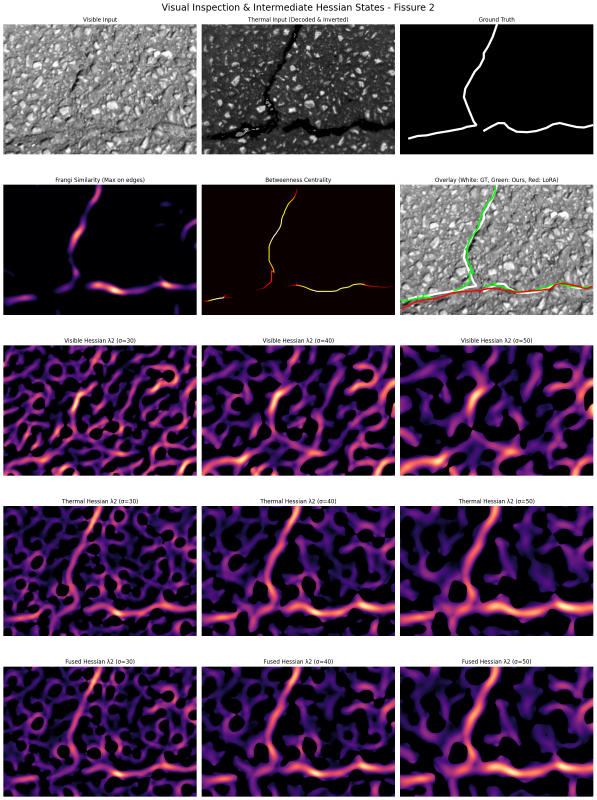
#> input picture ISPRS/CrackSAM/reference/presentations/2026-07-10-inria-cerema/figures/Fissure_2_comparison.png, 1790 x 2400 px (shown at 1/3 size)
$ python make_figures.py
#> lines starting #> are read from the running program, lines starting #| are printed output that depends on the picture
#!/usr/bin/env python3
"""Prépare les crops légers utilisés par la présentation.

Les figures sources restent les rapports et la présentation de référence du
dépôt. Les bornes des crops sont volontairement explicites afin que le PDF soit
reproductible sans dépendre des jeux de données locaux non versionnés.
"""

from __future__ import annotations

import shutil
from pathlib import Path

from PIL import Image


ROOT = Path(__file__).resolve().parents[5]
HERE = Path(__file__).resolve().parents[1]
OUT = HERE / "figures"


def copy_asset(source: Path, target_name: str) -> None:
    OUT.mkdir(parents=True, exist_ok=True)
    shutil.copy2(source, OUT / target_name)


def crop(source: Path, box: tuple[int, int, int, int], target_name: str) -> None:
    OUT.mkdir(parents=True, exist_ok=True)
    with Image.open(source) as image:
        panel = image.crop(box)
        panel.save(OUT / target_name, quality=95, optimize=True)


def crop_case_panels(source: Path, prefix: str) -> None:
    # Les rapports qualitatifs ont huit panneaux carrés sur un canevas 2160x360.
    # On conserve l'entrée, le GT, le prompt Frangi et les deux prédictions.
    bounds = {
        "input": (40, 100, 258, 318),
        "gt": (309, 100, 527, 318),
        "frangi": (844, 100, 1062, 318),
        "baseline": (1112, 100, 1330, 318),
        "guided": (1647, 100, 1865, 318),
    }
    for label, box in bounds.items():
        crop(source, box, f"{prefix}_{label}.jpg")


def main() -> None:
    reference = (
        ROOT
        / "ISPRS/CrackSAM/reference/presentations/2026-07-10-inria-cerema"
    )
    report = ROOT / "ISPRS/CrackSAM/results/frangi_milestone_report"

    # Illustrations de CrackSAM extraites du papier dans la présentation source.
    source_imgs = reference / "source/imgs"
    copy_asset(source_imgs / "sam_model_diagram.png", "sam_model_diagram.png")
    copy_asset(source_imgs / "extracted_p9_0.jpg", "cracksam_noise_curve.jpg")

    # Frangi-similarité et lecture graphe sur la fissure 2 de VT-GraF.
    comparison = reference / "figures/Fissure_2_comparison.png"
    crop(comparison, (5, 65, 585, 425), "find_visible.png")
#> in crop, image is the input picture: PIL image 1790x2400 RGBA; mean R, G, B, A 94.2, 78.7, 97.8, 255
#> in crop, `panel = image.crop(box)`:
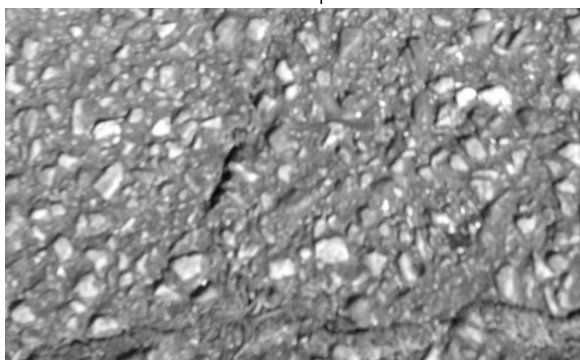
#> panel: PIL image 580x360 RGBA; mean R, G, B, A 147, 147, 147, 255
    crop(comparison, (5, 505, 585, 870), "find_similarity.png")
#> call 2 of crop, with box = (5, 505, 585, 870), target_name = 'find_similarity.png'
#> in crop (call 2), `panel = image.crop(box)`:
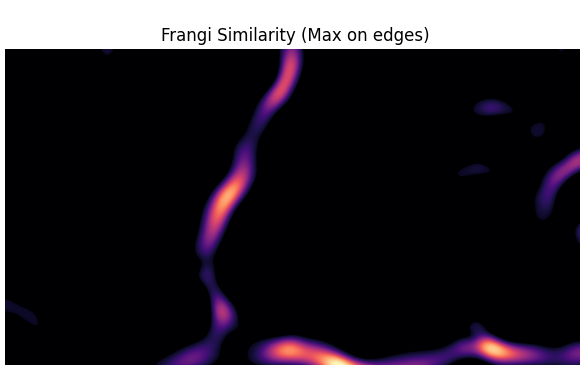
#> panel: PIL image 580x365 RGBA; mean R, G, B, A 42.2, 37.6, 45, 255
    crop(comparison, (600, 505, 1185, 870), "find_centrality.png")
#> call 3 of crop, with box = (600, 505, 1185, 870), target_name = 'find_centrality.png'
#> in crop (call 3), `panel = image.crop(box)`:
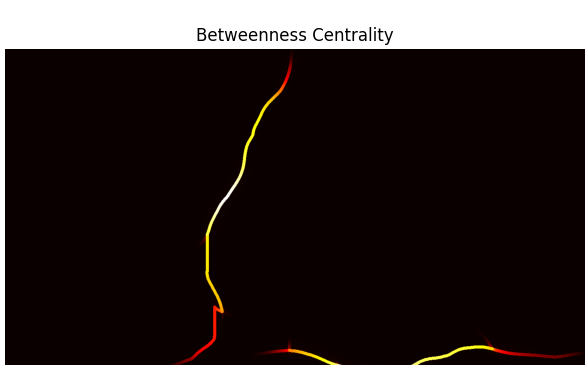
#> panel: PIL image 585x365 RGBA; mean R, G, B, A 45.8, 36.5, 35.5, 255

    # Cas appariés du rapport SAM 2. La sélection expose volontairement les
    # gains, les pertes et les cas stables/difficiles sur plusieurs domaines.
    cases = report / "figures/cases"
    crop_case_panels(
        cases / "road420/gain_frangi__2023_11_01_20_33_IMG_6353.jpg.jpg",
        "shadow_gain",
    )
#> call 4 of crop, with box = (40, 100, 258, 318), target_name = 'shadow_gain_input.jpg'
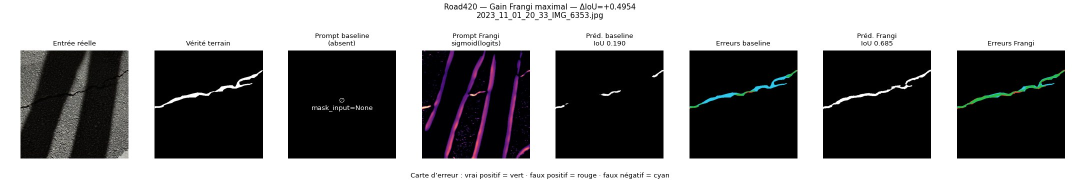
#> input picture ISPRS/CrackSAM/results/frangi_milestone_report/figures/cases/road420/gain_frangi__2023_11_01_20_33_IMG_6353.jpg.jpg, 2160 x 360 px (shown at 1/2 size)
#> in crop, image is the input picture: PIL image 2160x360 RGB; mean R, G, B 136, 135.5, 136.2
#> in crop (call 4), `panel = image.crop(box)`:
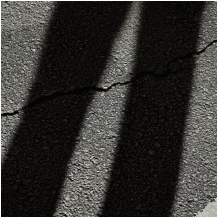
#> panel: PIL image 218x218 RGB; mean R, G, B 53.2, 52.4, 49.2
    crop_case_panels(
        cases / "road420/gain_baseline__2023_10_30_16_44_IMG_6033.jpg.jpg",
        "good_detector_bad_prompt",
    )
    crop_case_panels(
        cases / "khanhha_original/gain_frangi__Sylvie_Chambon_319.jpg.jpg",
        "original_gain",
    )
    crop_case_panels(
        cases
        / "khanhha_noisy2/gain_frangi__Volker_DSC01646_226_19_1273_1645.jpg.jpg",
        "noisy2_gain",
    )
    crop_case_panels(
        cases
        / "khanhha_noisy1/gain_frangi__CRACK500_20160329_093924_1921_721.jpg.jpg",
        "noisy1_gain",
    )
    crop_case_panels(
        cases / "facade390/gain_frangi__DJ_Wall_66.JPG.jpg",
        "facade_gain",
    )
    crop_case_panels(
        cases
        / "khanhha_noisy2/gain_baseline__CRACK500_20160308_073532_1_361.jpg.jpg",
        "noisy2_loss",
    )
    crop_case_panels(
        cases / "facade390/gain_baseline__DJ_Wall_231.JPG.jpg",
        "facade_loss",
    )
    crop_case_panels(
        cases / "road420/both_good__2023_11_05_21_38_IMG_6516.jpg.jpg",
        "road_both_good",
    )
    crop_case_panels(
        cases / "facade390/both_weak__DJ_Wall_343.JPG.jpg",
        "facade_both_weak",
    )
    copy_asset(
        report / "figures/paired_delta_iou_distributions.png",
        "paired_delta_iou_distributions.png",
    )


if __name__ == "__main__":
#> (the run stopped early here; a loop or call above may not have finished)
